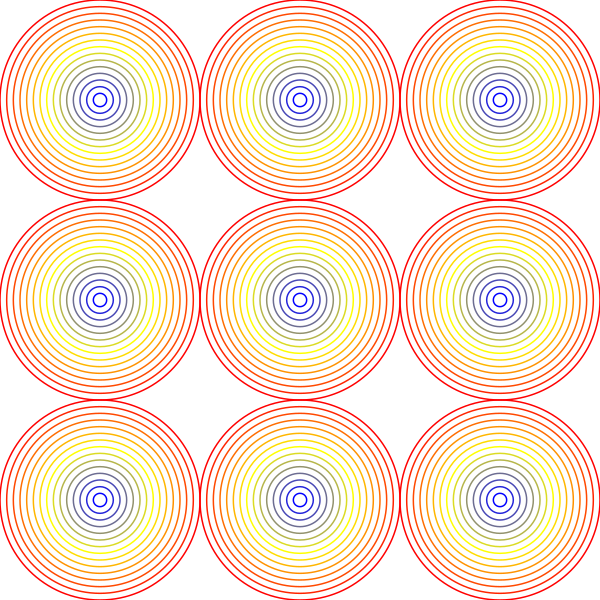

Write the Python code that produced this figure.
import math
from pathlib import Path

import cairo

WIDTH, HEIGHT = 600, 600

surface = cairo.ImageSurface(cairo.FORMAT_ARGB32, WIDTH, HEIGHT)
context = cairo.Context(surface)
context.set_source_rgba(0, 0, 0, 0)


def draw_concentric_circles(x, y, max_radius, num_rings):
    for i in range(num_rings):
        radius = max_radius * (i + 1) / num_rings
        context.arc(x, y, radius, 0, 2 * math.pi)

        # blue -> yellow -> red
        color_ratio = i / (num_rings - 1)
        if color_ratio < 0.5:
            # blue -> yellow
            rgb_color = (color_ratio * 2, color_ratio * 2, 1 - color_ratio * 2)
        else:
            # yellow -> red
            rgb_color = (1, 2 - color_ratio * 2, 0)


        context.set_source_rgb(*rgb_color)
        context.set_line_width(1.5)
        context.stroke()


count = 3
num_rings = 15
max_radius = WIDTH / 2 / count

for row in range(count):
    for col in range(count):
        x = (col + 0.5) * WIDTH / count
        y = (row + 0.5) * WIDTH / count
        draw_concentric_circles(x, y, max_radius, num_rings)


surface.write_to_png(Path("data/custom/circles.png"))
